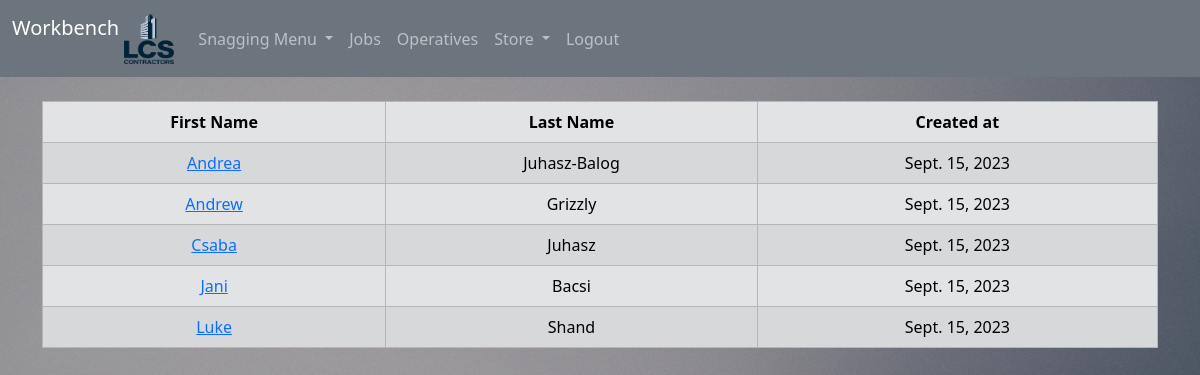
/operatives/ (signed in), run on the app's committed database.
### operatives/models.py (models this page shows, shortened)
class Operative(models.Model):
    first_name = models.CharField(max_length=200)
    last_name = models.CharField(max_length=200)
    operative_created_at = models.DateField(auto_now_add=True)
    class Meta:
        ordering = ["first_name"]

### operatives/views.py (the view)
# urls.py: path("operatives/", include("operatives.urls")),
def operatives(request):
    operatives = Operative.objects.all()
    return render(request, "operatives/home.html", {"operatives": operatives})

### operatives/templates/operatives/home.html (shortened to what this page needs)
{%extends 'base.html'%} {%block content%} {%if user.is_authenticated %}
<table class="table table-hover table-bordered table-secondary table-striped">
  <thead class="table-secondary">
    <tr>
      <th scope="col">First Name</th>
      <th scope="col">Last Name</th>
      <th scope="col">Created at</th>
    </tr>
  </thead>
  <tbody>
    {% if operatives %} {%for operative in operatives%}
    <tr>
      <td>
        <a href="{% url 'operatives/individual' operative.id %}"
          >{{operative.first_name}}
        </a>
      </td>
      <td>{{operative.last_name}}</td>
      <td>{{operative.operative_created_at}}</td>
    </tr>
    {%endfor%}
  </tbody>
</table>
{% endif %} {% endif %} {% endblock %}

### static/style.css (style rules this page uses)
body { background-image: url(bkg1.jpg); background-color: cadetblue; background-size: cover; background-attachment: fixed; background-position: center; height: auto; background-repeat: no-repeat; text-align: center; }

### data on the page
Operative: first_name "Andrea", last_name "Juhasz-Balog", operative_created_at "Sept. 15, 2023"
Operative: first_name "Andrew", last_name "Grizzly", operative_created_at "Sept. 15, 2023"
Operative: first_name "Csaba", last_name "Juhasz", operative_created_at "Sept. 15, 2023"
Operative: first_name "Jani", last_name "Bacsi", operative_created_at "Sept. 15, 2023"
Operative: first_name "Luke", last_name "Shand", operative_created_at "Sept. 15, 2023"
